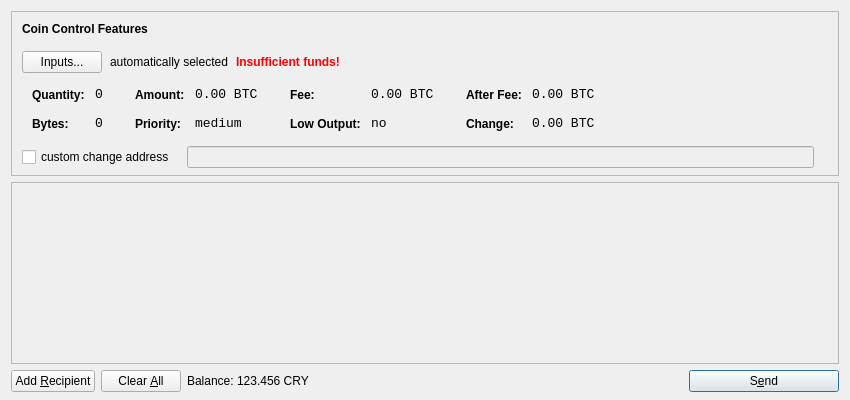
<?xml version="1.0" encoding="UTF-8"?>
<ui version="4.0">
 <class>SendCoinsDialog</class>
 <widget class="QDialog" name="SendCoinsDialog">
  <property name="geometry">
   <rect>
    <x>0</x>
    <y>0</y>
    <width>850</width>
    <height>400</height>
   </rect>
  </property>
  <property name="windowTitle">
   <string>Send Coins</string>
  </property>
  <layout class="QVBoxLayout" name="verticalLayout" stretch="0,1,0">
   <property name="bottomMargin">
    <number>8</number>
   </property>
   <item>
    <widget class="QFrame" name="frameCoinControl">
     <property name="sizePolicy">
      <sizepolicy hsizetype="Expanding" vsizetype="Expanding">
       <horstretch>0</horstretch>
       <verstretch>0</verstretch>
      </sizepolicy>
     </property>
     <property name="maximumSize">
      <size>
       <width>16777215</width>
       <height>16777215</height>
      </size>
     </property>
     <property name="frameShape">
      <enum>QFrame::StyledPanel</enum>
     </property>
     <property name="frameShadow">
      <enum>QFrame::Sunken</enum>
     </property>
     <layout class="QVBoxLayout" name="verticalLayoutCoinControl2">
      <property name="spacing">
       <number>-1</number>
      </property>
      <property name="leftMargin">
       <number>0</number>
      </property>
      <property name="topMargin">
       <number>0</number>
      </property>
      <property name="rightMargin">
       <number>0</number>
      </property>
      <property name="bottomMargin">
       <number>6</number>
      </property>
      <item>
       <layout class="QVBoxLayout" name="verticalLayoutCoinControl" stretch="0,0,0,0,1">
        <property name="spacing">
         <number>0</number>
        </property>
        <property name="leftMargin">
         <number>10</number>
        </property>
        <property name="topMargin">
         <number>10</number>
        </property>
        <item>
         <layout class="QHBoxLayout" name="horizontalLayoutCoinControl1">
          <property name="bottomMargin">
           <number>15</number>
          </property>
          <item>
           <widget class="QLabel" name="labelCoinControlFeatures">
            <property name="sizePolicy">
             <sizepolicy hsizetype="Preferred" vsizetype="Maximum">
              <horstretch>0</horstretch>
              <verstretch>0</verstretch>
             </sizepolicy>
            </property>
            <property name="font">
             <font>
              <weight>75</weight>
              <bold>true</bold>
             </font>
            </property>
            <property name="styleSheet">
             <string notr="true">font-weight:bold;</string>
            </property>
            <property name="text">
             <string>Coin Control Features</string>
            </property>
           </widget>
          </item>
         </layout>
        </item>
        <item>
         <layout class="QHBoxLayout" name="horizontalLayoutCoinControl2" stretch="0,0,0,0">
          <property name="spacing">
           <number>8</number>
          </property>
          <property name="bottomMargin">
           <number>10</number>
          </property>
          <item>
           <widget class="QPushButton" name="pushButtonCoinControl">
            <property name="styleSheet">
             <string notr="true"/>
            </property>
            <property name="text">
             <string>Inputs...</string>
            </property>
           </widget>
          </item>
          <item>
           <widget class="QLabel" name="labelCoinControlAutomaticallySelected">
            <property name="text">
             <string>automatically selected</string>
            </property>
            <property name="margin">
             <number>5</number>
            </property>
           </widget>
          </item>
          <item>
           <widget class="QLabel" name="labelCoinControlInsuffFunds">
            <property name="font">
             <font>
              <weight>75</weight>
              <bold>true</bold>
             </font>
            </property>
            <property name="styleSheet">
             <string notr="true">color:red;font-weight:bold;</string>
            </property>
            <property name="text">
             <string>Insufficient funds!</string>
            </property>
            <property name="margin">
             <number>5</number>
            </property>
           </widget>
          </item>
          <item>
           <spacer name="horizontalSpacerCoinControl">
            <property name="orientation">
             <enum>Qt::Horizontal</enum>
            </property>
            <property name="sizeHint" stdset="0">
             <size>
              <width>40</width>
              <height>1</height>
             </size>
            </property>
           </spacer>
          </item>
         </layout>
        </item>
        <item>
         <widget class="QWidget" name="widgetCoinControl" native="true">
          <property name="sizePolicy">
           <sizepolicy hsizetype="Preferred" vsizetype="Preferred">
            <horstretch>0</horstretch>
            <verstretch>0</verstretch>
           </sizepolicy>
          </property>
          <property name="minimumSize">
           <size>
            <width>0</width>
            <height>0</height>
           </size>
          </property>
          <property name="styleSheet">
           <string notr="true"/>
          </property>
          <layout class="QHBoxLayout" name="horizontalLayoutCoinControl5">
           <property name="margin">
            <number>0</number>
           </property>
           <item>
            <layout class="QHBoxLayout" name="horizontalLayoutCoinControl3" stretch="0,0,0,1">
             <property name="spacing">
              <number>20</number>
             </property>
             <property name="topMargin">
              <number>0</number>
             </property>
             <property name="bottomMargin">
              <number>10</number>
             </property>
             <item>
              <layout class="QFormLayout" name="formLayoutCoinControl1">
               <property name="horizontalSpacing">
                <number>10</number>
               </property>
               <property name="verticalSpacing">
                <number>14</number>
               </property>
               <property name="leftMargin">
                <number>10</number>
               </property>
               <property name="topMargin">
                <number>4</number>
               </property>
               <property name="rightMargin">
                <number>6</number>
               </property>
               <item row="0" column="0">
                <widget class="QLabel" name="labelCoinControlQuantityText">
                 <property name="styleSheet">
                  <string notr="true">font-weight:bold;</string>
                 </property>
                 <property name="text">
                  <string>Quantity:</string>
                 </property>
                 <property name="margin">
                  <number>0</number>
                 </property>
                </widget>
               </item>
               <item row="0" column="1">
                <widget class="QLabel" name="labelCoinControlQuantity">
                 <property name="font">
                  <font>
                   <family>Monospace</family>
                   <pointsize>10</pointsize>
                  </font>
                 </property>
                 <property name="cursor">
                  <cursorShape>IBeamCursor</cursorShape>
                 </property>
                 <property name="contextMenuPolicy">
                  <enum>Qt::ActionsContextMenu</enum>
                 </property>
                 <property name="text">
                  <string notr="true">0</string>
                 </property>
                 <property name="margin">
                  <number>0</number>
                 </property>
                 <property name="textInteractionFlags">
                  <set>Qt::LinksAccessibleByMouse|Qt::TextSelectableByKeyboard|Qt::TextSelectableByMouse</set>
                 </property>
                </widget>
               </item>
               <item row="1" column="0">
                <widget class="QLabel" name="labelCoinControlBytesText">
                 <property name="styleSheet">
                  <string notr="true">font-weight:bold;</string>
                 </property>
                 <property name="text">
                  <string>Bytes:</string>
                 </property>
                </widget>
               </item>
               <item row="1" column="1">
                <widget class="QLabel" name="labelCoinControlBytes">
                 <property name="font">
                  <font>
                   <family>Monospace</family>
                   <pointsize>10</pointsize>
                  </font>
                 </property>
                 <property name="cursor">
                  <cursorShape>IBeamCursor</cursorShape>
                 </property>
                 <property name="contextMenuPolicy">
                  <enum>Qt::ActionsContextMenu</enum>
                 </property>
                 <property name="text">
                  <string notr="true">0</string>
                 </property>
                 <property name="textInteractionFlags">
                  <set>Qt::LinksAccessibleByMouse|Qt::TextSelectableByKeyboard|Qt::TextSelectableByMouse</set>
                 </property>
                </widget>
               </item>
              </layout>
             </item>
             <item>
              <layout class="QFormLayout" name="formLayoutCoinControl2">
               <property name="horizontalSpacing">
                <number>10</number>
               </property>
               <property name="verticalSpacing">
                <number>14</number>
               </property>
               <property name="leftMargin">
                <number>6</number>
               </property>
               <property name="topMargin">
                <number>4</number>
               </property>
               <property name="rightMargin">
                <number>6</number>
               </property>
               <item row="0" column="0">
                <widget class="QLabel" name="labelCoinControlAmountText">
                 <property name="styleSheet">
                  <string notr="true">font-weight:bold;</string>
                 </property>
                 <property name="text">
                  <string>Amount:</string>
                 </property>
                 <property name="margin">
                  <number>0</number>
                 </property>
                </widget>
               </item>
               <item row="0" column="1">
                <widget class="QLabel" name="labelCoinControlAmount">
                 <property name="font">
                  <font>
                   <family>Monospace</family>
                   <pointsize>10</pointsize>
                  </font>
                 </property>
                 <property name="cursor">
                  <cursorShape>IBeamCursor</cursorShape>
                 </property>
                 <property name="contextMenuPolicy">
                  <enum>Qt::ActionsContextMenu</enum>
                 </property>
                 <property name="text">
                  <string notr="true">0.00 BTC</string>
                 </property>
                 <property name="textInteractionFlags">
                  <set>Qt::LinksAccessibleByMouse|Qt::TextSelectableByKeyboard|Qt::TextSelectableByMouse</set>
                 </property>
                </widget>
               </item>
               <item row="1" column="0">
                <widget class="QLabel" name="labelCoinControlPriorityText">
                 <property name="styleSheet">
                  <string notr="true">font-weight:bold;</string>
                 </property>
                 <property name="text">
                  <string>Priority:</string>
                 </property>
                </widget>
               </item>
               <item row="1" column="1">
                <widget class="QLabel" name="labelCoinControlPriority">
                 <property name="font">
                  <font>
                   <family>Monospace</family>
                   <pointsize>10</pointsize>
                  </font>
                 </property>
                 <property name="cursor">
                  <cursorShape>IBeamCursor</cursorShape>
                 </property>
                 <property name="contextMenuPolicy">
                  <enum>Qt::ActionsContextMenu</enum>
                 </property>
                 <property name="text">
                  <string>medium</string>
                 </property>
                 <property name="textInteractionFlags">
                  <set>Qt::LinksAccessibleByMouse|Qt::TextSelectableByKeyboard|Qt::TextSelectableByMouse</set>
                 </property>
                </widget>
               </item>
              </layout>
             </item>
             <item>
              <layout class="QFormLayout" name="formLayoutCoinControl3">
               <property name="horizontalSpacing">
                <number>10</number>
               </property>
               <property name="verticalSpacing">
                <number>14</number>
               </property>
               <property name="leftMargin">
                <number>6</number>
               </property>
               <property name="topMargin">
                <number>4</number>
               </property>
               <property name="rightMargin">
                <number>6</number>
               </property>
               <item row="0" column="0">
                <widget class="QLabel" name="labelCoinControlFeeText">
                 <property name="styleSheet">
                  <string notr="true">font-weight:bold;</string>
                 </property>
                 <property name="text">
                  <string>Fee:</string>
                 </property>
                 <property name="margin">
                  <number>0</number>
                 </property>
                </widget>
               </item>
               <item row="0" column="1">
                <widget class="QLabel" name="labelCoinControlFee">
                 <property name="font">
                  <font>
                   <family>Monospace</family>
                   <pointsize>10</pointsize>
                  </font>
                 </property>
                 <property name="cursor">
                  <cursorShape>IBeamCursor</cursorShape>
                 </property>
                 <property name="contextMenuPolicy">
                  <enum>Qt::ActionsContextMenu</enum>
                 </property>
                 <property name="text">
                  <string notr="true">0.00 BTC</string>
                 </property>
                 <property name="textInteractionFlags">
                  <set>Qt::LinksAccessibleByMouse|Qt::TextSelectableByKeyboard|Qt::TextSelectableByMouse</set>
                 </property>
                </widget>
               </item>
               <item row="1" column="0">
                <widget class="QLabel" name="labelCoinControlLowOutputText">
                 <property name="styleSheet">
                  <string notr="true">font-weight:bold;</string>
                 </property>
                 <property name="text">
                  <string>Low Output:</string>
                 </property>
                </widget>
               </item>
               <item row="1" column="1">
                <widget class="QLabel" name="labelCoinControlLowOutput">
                 <property name="font">
                  <font>
                   <family>Monospace</family>
                   <pointsize>10</pointsize>
                  </font>
                 </property>
                 <property name="cursor">
                  <cursorShape>IBeamCursor</cursorShape>
                 </property>
                 <property name="contextMenuPolicy">
                  <enum>Qt::ActionsContextMenu</enum>
                 </property>
                 <property name="text">
                  <string>no</string>
                 </property>
                 <property name="textInteractionFlags">
                  <set>Qt::LinksAccessibleByMouse|Qt::TextSelectableByKeyboard|Qt::TextSelectableByMouse</set>
                 </property>
                </widget>
               </item>
              </layout>
             </item>
             <item>
              <layout class="QFormLayout" name="formLayoutCoinControl4">
               <property name="horizontalSpacing">
                <number>10</number>
               </property>
               <property name="verticalSpacing">
                <number>14</number>
               </property>
               <property name="leftMargin">
                <number>6</number>
               </property>
               <property name="topMargin">
                <number>4</number>
               </property>
               <property name="rightMargin">
                <number>6</number>
               </property>
               <item row="0" column="0">
                <widget class="QLabel" name="labelCoinControlAfterFeeText">
                 <property name="styleSheet">
                  <string notr="true">font-weight:bold;</string>
                 </property>
                 <property name="text">
                  <string>After Fee:</string>
                 </property>
                 <property name="margin">
                  <number>0</number>
                 </property>
                </widget>
               </item>
               <item row="0" column="1">
                <widget class="QLabel" name="labelCoinControlAfterFee">
                 <property name="font">
                  <font>
                   <family>Monospace</family>
                   <pointsize>10</pointsize>
                  </font>
                 </property>
                 <property name="cursor">
                  <cursorShape>IBeamCursor</cursorShape>
                 </property>
                 <property name="contextMenuPolicy">
                  <enum>Qt::ActionsContextMenu</enum>
                 </property>
                 <property name="text">
                  <string notr="true">0.00 BTC</string>
                 </property>
                 <property name="textInteractionFlags">
                  <set>Qt::LinksAccessibleByMouse|Qt::TextSelectableByKeyboard|Qt::TextSelectableByMouse</set>
                 </property>
                </widget>
               </item>
               <item row="1" column="0">
                <widget class="QLabel" name="labelCoinControlChangeText">
                 <property name="styleSheet">
                  <string notr="true">font-weight:bold;</string>
                 </property>
                 <property name="text">
                  <string>Change:</string>
                 </property>
                </widget>
               </item>
               <item row="1" column="1">
                <widget class="QLabel" name="labelCoinControlChange">
                 <property name="font">
                  <font>
                   <family>Monospace</family>
                   <pointsize>10</pointsize>
                  </font>
                 </property>
                 <property name="cursor">
                  <cursorShape>IBeamCursor</cursorShape>
                 </property>
                 <property name="contextMenuPolicy">
                  <enum>Qt::ActionsContextMenu</enum>
                 </property>
                 <property name="text">
                  <string notr="true">0.00 BTC</string>
                 </property>
                 <property name="textInteractionFlags">
                  <set>Qt::LinksAccessibleByMouse|Qt::TextSelectableByKeyboard|Qt::TextSelectableByMouse</set>
                 </property>
                </widget>
               </item>
              </layout>
             </item>
            </layout>
           </item>
          </layout>
         </widget>
        </item>
        <item>
         <layout class="QHBoxLayout" name="horizontalLayoutCoinControl4" stretch="0,0,0">
          <property name="spacing">
           <number>12</number>
          </property>
          <property name="sizeConstraint">
           <enum>QLayout::SetDefaultConstraint</enum>
          </property>
          <property name="topMargin">
           <number>5</number>
          </property>
          <property name="rightMargin">
           <number>5</number>
          </property>
          <item>
           <widget class="QCheckBox" name="checkBoxCoinControlChange">
            <property name="text">
             <string>custom change address</string>
            </property>
           </widget>
          </item>
          <item>
           <widget class="QLineEdit" name="lineEditCoinControlChange">
            <property name="enabled">
             <bool>false</bool>
            </property>
            <property name="sizePolicy">
             <sizepolicy hsizetype="Expanding" vsizetype="Fixed">
              <horstretch>0</horstretch>
              <verstretch>0</verstretch>
             </sizepolicy>
            </property>
           </widget>
          </item>
          <item>
           <widget class="QLabel" name="labelCoinControlChangeLabel">
            <property name="sizePolicy">
             <sizepolicy hsizetype="Preferred" vsizetype="Expanding">
              <horstretch>0</horstretch>
              <verstretch>0</verstretch>
             </sizepolicy>
            </property>
            <property name="minimumSize">
             <size>
              <width>0</width>
              <height>0</height>
             </size>
            </property>
            <property name="text">
             <string/>
            </property>
            <property name="margin">
             <number>3</number>
            </property>
           </widget>
          </item>
         </layout>
        </item>
        <item>
         <spacer name="verticalSpacerCoinControl">
          <property name="orientation">
           <enum>Qt::Vertical</enum>
          </property>
          <property name="sizeHint" stdset="0">
           <size>
            <width>800</width>
            <height>1</height>
           </size>
          </property>
         </spacer>
        </item>
       </layout>
      </item>
     </layout>
    </widget>
   </item>
   <item>
    <widget class="QScrollArea" name="scrollArea">
     <property name="widgetResizable">
      <bool>true</bool>
     </property>
     <widget class="QWidget" name="scrollAreaWidgetContents">
      <property name="geometry">
       <rect>
        <x>0</x>
        <y>0</y>
        <width>830</width>
        <height>165</height>
       </rect>
      </property>
      <layout class="QVBoxLayout" name="verticalLayout_2">
       <property name="margin">
        <number>0</number>
       </property>
       <item>
        <layout class="QVBoxLayout" name="entries">
         <property name="spacing">
          <number>6</number>
         </property>
        </layout>
       </item>
       <item>
        <spacer name="verticalSpacer">
         <property name="orientation">
          <enum>Qt::Vertical</enum>
         </property>
         <property name="sizeHint" stdset="0">
          <size>
           <width>20</width>
           <height>40</height>
          </size>
         </property>
        </spacer>
       </item>
      </layout>
     </widget>
    </widget>
   </item>
   <item>
    <layout class="QHBoxLayout" name="horizontalLayout">
     <item>
      <widget class="QPushButton" name="addButton">
       <property name="toolTip">
        <string>Send to multiple recipients at once</string>
       </property>
       <property name="text">
        <string>Add &amp;Recipient</string>
       </property>
       <property name="icon">
        <iconset resource="../bitcoin.qrc">
         <normaloff>:/icons/add</normaloff>:/icons/add</iconset>
       </property>
       <property name="autoDefault">
        <bool>false</bool>
       </property>
      </widget>
     </item>
     <item>
      <widget class="QPushButton" name="clearButton">
       <property name="sizePolicy">
        <sizepolicy hsizetype="Minimum" vsizetype="Fixed">
         <horstretch>0</horstretch>
         <verstretch>0</verstretch>
        </sizepolicy>
       </property>
       <property name="toolTip">
        <string>Remove all transaction fields</string>
       </property>
       <property name="text">
        <string>Clear &amp;All</string>
       </property>
       <property name="icon">
        <iconset resource="../bitcoin.qrc">
         <normaloff>:/icons/remove</normaloff>:/icons/remove</iconset>
       </property>
       <property name="autoRepeatDelay">
        <number>300</number>
       </property>
       <property name="autoDefault">
        <bool>false</bool>
       </property>
      </widget>
     </item>
     <item>
      <layout class="QHBoxLayout" name="horizontalLayout_2">
       <property name="spacing">
        <number>3</number>
       </property>
       <item>
        <widget class="QLabel" name="label">
         <property name="text">
          <string>Balance:</string>
         </property>
        </widget>
       </item>
       <item>
        <widget class="QLabel" name="labelBalance">
         <property name="cursor">
          <cursorShape>IBeamCursor</cursorShape>
         </property>
         <property name="text">
          <string>123.456 CRY</string>
         </property>
         <property name="textInteractionFlags">
          <set>Qt::LinksAccessibleByMouse|Qt::TextSelectableByKeyboard|Qt::TextSelectableByMouse</set>
         </property>
        </widget>
       </item>
      </layout>
     </item>
     <item>
      <spacer name="horizontalSpacer">
       <property name="orientation">
        <enum>Qt::Horizontal</enum>
       </property>
       <property name="sizeHint" stdset="0">
        <size>
         <width>40</width>
         <height>20</height>
        </size>
       </property>
      </spacer>
     </item>
     <item>
      <widget class="QPushButton" name="sendButton">
       <property name="minimumSize">
        <size>
         <width>150</width>
         <height>0</height>
        </size>
       </property>
       <property name="toolTip">
        <string>Confirm the send action</string>
       </property>
       <property name="text">
        <string>S&amp;end</string>
       </property>
       <property name="icon">
        <iconset resource="../bitcoin.qrc">
         <normaloff>:/icons/send</normaloff>:/icons/send</iconset>
       </property>
       <property name="default">
        <bool>true</bool>
       </property>
      </widget>
     </item>
    </layout>
   </item>
  </layout>
 </widget>
 <resources>
  <include location="../bitcoin.qrc"/>
 </resources>
 <connections/>
</ui>
